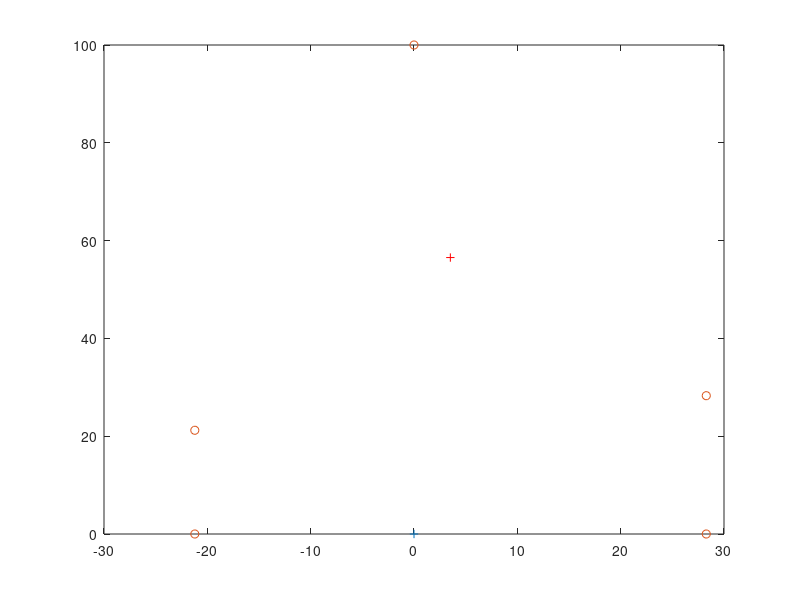

This chart was generated by the following MATLAB code:
format compact
clc
clear all
close all

%{
l = 70
fl = 100
f = 20
fr = 20
r = 20

s1 = l + fl
a1 = (180 * l + 135 * fl) / s1
bs = s1
ba = a1

s2 = fl + f
a2 = (135 * fl + 90 * f) / s2
if (bs < s2)
    bs = s2
    ba = a2
end

s3 = f + fr
a3 = (90 * f + 45 * fr) / s3
if (bs < s3)
    bs = s3
    ba = a3
end

s4 = fr + r
a4 = (45 * fr + 0 * r) / s4
if (bs < s4)
    bs = s4
    ba = a4
end

bs
ba
ba2 = (180*l + 135*fl + 90*f + 45*fr + 0*r) / (l+fl+f+fr+r)

a1 = sqrt(1/2) * fr
a2 = sqrt(1/2) * fl
a3 = r
a4 = l
a5 = f

mc_x = 20 * cos(degtorad(ba))
mc_y = 20 * sin(degtorad(ba))

plot(0, 0, '+');
hold on;
x = [a1, -a2, a3, -a4, 0];
y = [a1, a2, 0, 0, a5];
plot(x, y, 'o');
plot(mc_x, mc_y, 'r+');
%}

%{
L = 10
x1 = 0; y1 = 0;
x2 = 10; y2 = 10;
x3 = x2 + L; y3 = y2;

%z = 2*(x1*y2 + x3*y1 + x2*y3 - (x3*y2 + x2*y1 + x1*y3))
%h = ((x1^2+y1^2)*y2 + (x3^2+y3^2)*y1 + (x2^2+y2^2)*y3 - ((x3^2+y3^2)*y2 + (x2^2+y2^2)*y1 + (x1^2+y1^2)*y3)) / z

mr = (y2-y1)/(x2-x1)
mt = (y3-y2)/(x3-x2)

x = (mr*mt*(y3-y1) + mr*(x2+x3) - mt*(x1+x2)) / 2*(mr-mt)
y = -1/mr*(x-(x1+x2)/2) + (y1+y2)/2
R = sqrt(x^2 + y^2)

alpha1 = radtodeg(atan(L/R))
alpha2 = radtodeg(atan2(y2, x2))
alpha1 / alpha2
%}

for i = 0:0
    %l = randi([0, 100]);
    %fl = randi([0, 100]);
    %f = randi([0, 100]);
    %fr = randi([0, 100]);
    %r = randi([0, 100]);
    l = 21.213203435596425732025330863145;
    fl = 30;
    f = 100;
    fr = 40;
    r = 28.284271247461900976033774484194;

    a1 = sqrt(1/2) * fr;
    a2 = sqrt(1/2) * fl;
    a3 = r;
    a4 = l;
    a5 = f;

    mc_x = (a1^2 + a3^2 - a2^2 - a4^2) / (a1+a2+a3+a4+a5);
    mc_y = (a1^2 + a2^2 + a5^2) / (a1+a2+a3+a4+a5);

    dist = sqrt(mc_x^2 + mc_y^2);
    angle = 57.2957795 * atan2(mc_y, mc_x);
    steer = 90 - (angle - 90);

    fprintf('l %.2f fl %.2f f %.2f fr %.2f r %.2f mc_x %.2f mc_y %.2f dist %.2f angle %.2f steer %.2f\n', l, fl, f, fr, r, mc_x, mc_y, dist, angle, steer);

    %
    plot(0, 0, '+');
    hold on;
    x = [a1, -a2, a3, -a4, 0];
    y = [a1, a2, 0, 0, a5];
    plot(x, y, 'o');
    plot(mc_x, mc_y, 'r+');
    %
end
